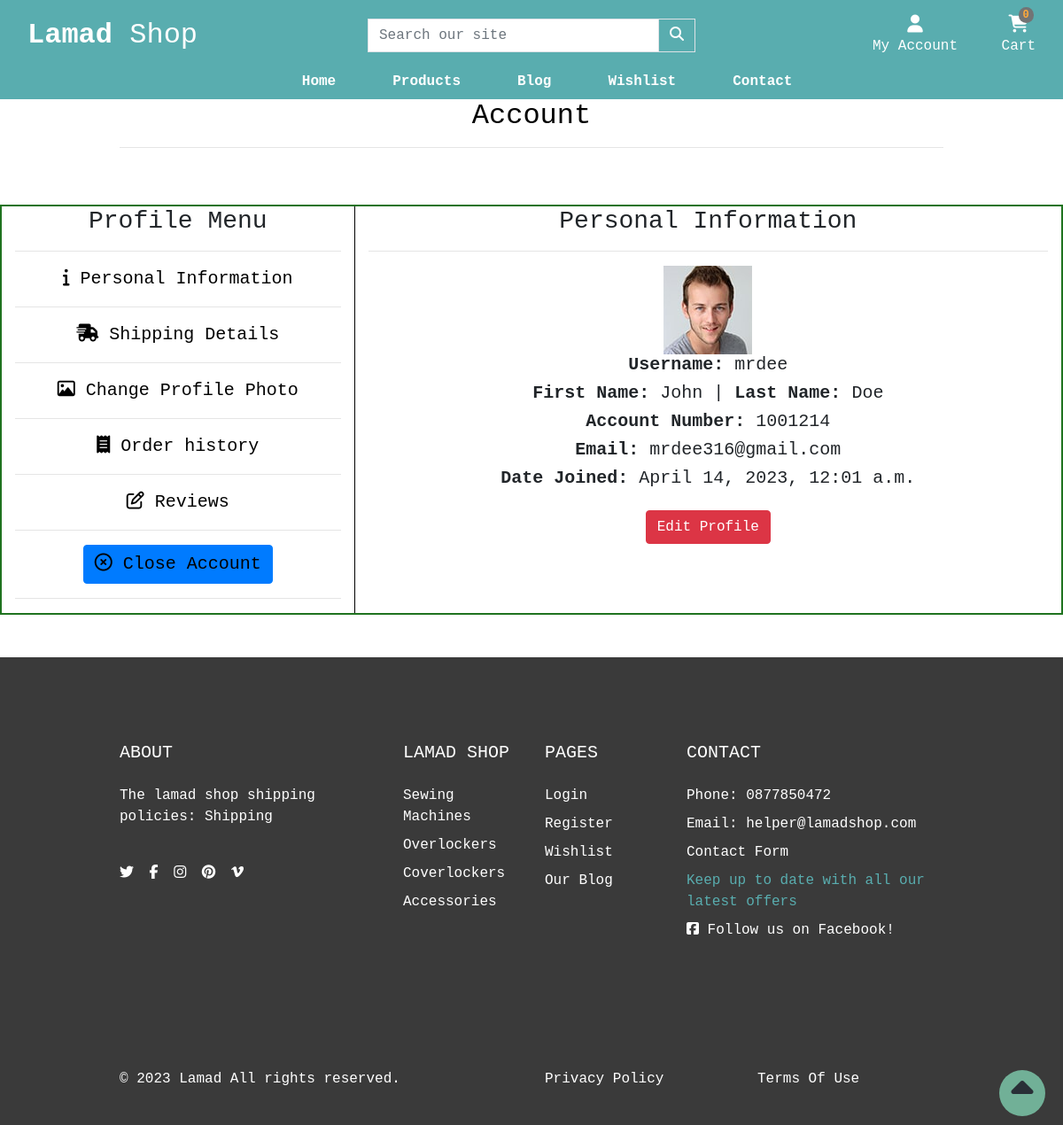
Screenshot of /account/ (signed in) with the database file from the repository.
### account/models.py (models this page shows, shortened)
class CustomUser(AbstractUser):
    username = models.CharField(max_length=20, unique=True)
    email = models.EmailField(_('email address'), unique=True, max_length=100)
    is_email_verified = models.BooleanField(default=False)

class Profile(models.Model):
    user = models.OneToOneField(settings.AUTH_USER_MODEL,
                                on_delete=models.CASCADE)
    street_address1 = models.CharField(blank=True, max_length=100, null=True)
    street_address2 = models.CharField(blank=True, default=00, max_length=100)
    town_or_city = models.CharField(blank=True, max_length=30)
    county = models.CharField(blank=True, default=00, max_length=30, null=True)
    postcode = models.CharField(blank=True, max_length=30)
    country = CountryField(blank=True, max_length=30)
    avatar = models.ImageField(blank=True, upload_to='profile_pics/')

### shop/models.py (models this page shows, shortened)
class Category(models.Model):
    name = models.CharField(max_length=100)
    slug = models.SlugField(max_length=100, unique=True)
    friendly_name = models.CharField(max_length=100, null=True, blank=True)
    description = models.TextField(max_length=250, blank=True)
    class Meta:
        verbose_name = 'category'
        verbose_name_plural = 'Categories'
    def get_absolute_url(self):
        return reverse('shop:products_by_category', args=[self.slug])

### account/views.py (the view)
# urls.py: path('', index, name='profile'),
@login_required(login_url='account/signin')
def index(request):
    template_name = 'account/profile.html'
    user = request.user
    context = {'user': user}
    return render(request, template_name, context)

### cart/contexts.py (called while the page is built, shortened)
def cart_contents(request):
    cart_items = []
    total = 0
    product_count = 0
    cart = request.session.get('cart', {})
    if total < settings.FREE_DELIVERY_THRESHOLD:
        delivery = total * Decimal(settings.STANDARD_DELIVERY_PERCENTAGE / 100)
        free_delivery_delta = settings.FREE_DELIVERY_THRESHOLD - total
    else:
        delivery = 0
        free_delivery_delta = 0
    grand_total = delivery + total
    context = {
        'cart_items': cart_items,
        'total': total,
        'product_count': product_count,
        'delivery': delivery,
        'free_delivery_delta': free_delivery_delta,
        'free_delivery_threshold': settings.FREE_DELIVERY_THRESHOLD,
        'grand_total': grand_total,
    }
    return context

### shop/contexts.py (called while the page is built)
def nav_menu(request):
    menu = Category.objects.all()
    return dict(menu=menu)

### account/templates/account/profile.html (shortened to what this page needs)
{% extends "base.html" %}
{% load static %}
{% block extra_css %}
    <link rel="stylesheet" href="{% static 'css/profile.css' %}">
{% endblock %}
{% block page_header %}
    <div class="container header-container">
        <div class="row">
            <div class="col text-center">
                <h2 class="text-black">Account</h2>
                <hr>
            </div>
        </div>
    </div>
{% endblock %}
{% block content %}
    <div class="container-fluid profile-container justify-content-space-around mt-5 mb-5">
        <div class="row text-center border-guide">
            <div class="col-xs-12 col-md-4 profile-menu-items">
                <h3>Profile Menu</h3>
                <hr>
                <ul class="profile-menu-list">
                    <li><a href="{% url 'account:profile' %}" class="menu-item active"><i class="fa-solid fa-info"></i> Personal Information</a></li><hr>
                    <li><a href="{% url 'account:shipping_details' %}" class="menu-item"><i class="fa-solid fa-truck-fast"></i> Shipping Details</a></li><hr>
                    <li><a href="{% url 'account:edit_image' user.id %}" class="menu-item"><i class="fa-regular fa-image"></i></i> Change Profile Photo</a></li><hr>
                    <li><a href="{% url 'account:order_history' %}" class="menu-item"><i class="fa-solid fa-receipt"></i> Order history</a></li><hr>
                    <li><a href="{% url 'account:reviews' %}" class="menu-item"><i class="far fa-edit"></i> Reviews</a></li><hr>
                    <li><a href="#" class="menu-item btn btn-primary" data-toggle="modal" data-target="#myCenteredModal"><i class="fa-regular fa-circle-xmark"></i> Close Account</a></li><hr>
                </ul>
            </div>
            <div class="col-xs-12 col-md-8 profile-options-items">
                <h3>Personal Information</h3>
                    <hr>
                {% if request.user.profile.avatar %}
                    <img src="{{user.profile.avatar.url}}" height="100px" alt="users profile image">
                {% else %}
                    <img src="{% static 'images/userimage.png' %}" height="100px" alt="default user image">
                {% endif %}
                <h5><strong>Username:</strong> {{ user.username }}</h5>
                <h5><strong>First Name:</strong> {{ user.first_name }} | <strong>Last Name:</strong> {{ user.last_name }}</h5>
                <h5><strong>Account Number:</strong> 100121{{ user.id }}</h5>
                <h5><strong>Email:</strong> {{ user.email }}</h5>
                <h5><strong>Date Joined:</strong> {{user.date_joined}}</h5>
                <a href="{% url 'account:edit_profile' user.id %}" class="btn btn-danger mt-3 mb-3">Edit Profile</a>
            </div>
        </div>
    </div>
{% endblock %}

### templates/base.html (shortened to what this page needs)
{% load static %}
<!doctype html>
<html lang="en">
  <head>
    {% block corecss %}
    <link rel="stylesheet" href="https://cdn.jsdelivr.net/npm/bootstrap@4.6.2/dist/css/bootstrap.min.css">
    <link rel="stylesheet" href="https://cdn.jsdelivr.net/npm/bootstrap-icons@1.10.3/font/bootstrap-icons.css">
    <link href="{% static 'css/base.css' %}" rel="stylesheet">
    {% endblock %}
    {% block extra_css %}{% endblock %}
  </head>
  <body>
    <header class="container-fluid">
        <div id="topnav" class="row nav-bg-color pt-lg-2 d-none d-lg-flex">
            <div class="col-12 col-lg-4 my-auto py-1 py-lg-0 text-center text-lg-left">
                <a href="{% url 'home:home' %}" class="nav-link main-logo-link">
                  <h2 class="logo-font text-white my-0"><strong>Lamad</strong> Shop</h2>
                </a>
            </div>
            <div class="col-12 col-lg-4 my-auto py-1 py-lg-0">
                <form method="GET" action="{% url 'shop:products' %}">
                    <div class="input-group w-100">
                        <input class="form-control border border-black rounded-0" type="text" name="q" placeholder="Search our site">
                        <div class="input-group-append">
                            <button class="form-control btn nav-bg-color border border-black rounded-0" type="submit" aria-label="Search our products">
                                <span class="icon">
                                    <i class="fas fa-search"></i>
                                </span>
                            </button>
                        </div>
                    </div>
                </form>
            </div>
            <div class="col-12 col-lg-4 my-auto py-1 py-lg-0">
                <ul class="list-inline list-unstyled text-center text-lg-right my-0">
                    <li class="list-inline-item dropdown">
                        <a class="text-sly nav-link" href="#" id="dt-user-options" data-toggle="dropdown" aria-haspopup="true" aria-expanded="false">
                            <div class="text-center">
                                {% if request.user.is_authenticated %}
                                    <div><i class="fas fa-user fa-lg"></i></div>
                                    <p class="my-0 text-white">My Account</p>
                                {% else %}
                                    <div><i class="fas fa-user fa-lg"></i></div>
                                    <p class="my-0 text-white">Login / Sign Up</p>
                                {% endif %}
                            </div>
                        </a>
                    </li>
                    <li class="list-inline-item">
                        <a class="{% if grand_total %}text-info font-weight-bold{% else %}text-white{% endif %} nav-link" href="{% url 'cart:cart' %}">
                            <div class="text-center">
                                <div><span class="position-absolute top-0 left-100 translate-middle badge rounded-pill bg-light my-button">{{ request.session.cart.keys | length }}</span></div>
                                <div><i class="fa-solid fa-cart-shopping fa-lg"></i></div>
                                <p class="my-0 cart-amount">
                                    {% if grand_total %}
                                        ${{ grand_total|floatformat:2 }}
                                    {% else %}
                                        Cart
                                    {% endif %}
                                </p>
                            </div>
                        </a>
                    </li>
                </ul>
            </div>
        </div>
        <div class="row second-nav">
            <nav class="navbar navbar-expand-lg navbar-dark text-sly w-100">
                    {% include 'includes/mobile-top-header.html' %}
                    {% include 'includes/main-nav.html' %}
            </nav>
        </div>
    </header>
    {% block page_header %}
    {% endblock %}
    {% block content %}
    {% endblock %}
    <a href="#" id="to-top" aria-label="move to top of page">
      <span class="move_to_top">
        <i class="fas fa-caret-up"></i>
      </span>
    </a>
     <footer class="footer" style="background: #3a3a3a">
        <div class="py-5">
          <div class="container py-5">
            <div class="row gx-5 gy-4">
              <div class="col-lg-4">
                 <h5 class="text-white text-uppercase mb-4">ABOUT</h5>
                 <p class="text-white">The lamad shop shipping policies: <a href="{% url 'contact:shipping' %}" class='text-white'>Shipping</a></p>
                 <br>
                <ul class="list-inline mb-0">
                  <li class="list-inline-item me-3"><a class="reset-anchor" href="https://twitter.com" target="_blank" rel="noopener" aria-label="Visit our twitter page(opens on a new tab)"><i class="fab fa-twitter"></i></a></li>
                  <li class="list-inline-item me-3"><a class="reset-anchor" href="https://facebook.com" target="_blank" rel="noopener" aria-label="Visit our facebook page(opens on a new tab)"><i class="fab fa-facebook-f"></i></a></li>
                  <li class="list-inline-item me-3"><a class="reset-anchor" href="https://instagram.com" target="_blank" rel="noopener" aria-label="Visit our instagram page(opens on a new tab)"><i class="fab fa-instagram"></i></a></li>
                  <li class="list-inline-item me-3"><a class="reset-anchor" href="https://pinterest.com" target="_blank" rel="noopener" aria-label="Visit our pinterest page(opens on a new tab)"><i class="fab fa-pinterest"></i></a></li>
                  <li class="list-inline-item"><a class="reset-anchor" href="https://vimeo.com" target="_blank" rel="noopener" aria-label="Visit our vimeo page(opens on a new tab)"><i class="fab fa-vimeo-v"></i></a></li>
                </ul>
              </div>
              <div class="col-lg-2 col-md-6">
                <h5 class="text-white text-uppercase mb-4">Lamad Shop</h5>
                <ul class="list-unstyled text-sm fw-normal mb-0">
                  {% for category in menu %}
                  <li class="mb-1 pb-1"><a href="{{ category.get_absolute_url }}" class="reset-anchor">{{category.name}}</a></li>
                  {% endfor %}
                </ul>
              </div>
              <div class="col-lg-2 col-md-6">
                <h5 class="text-white text-uppercase mb-4">Pages</h5>
                <ul class="list-unstyled text-sm fw-normal mb-0">
                  <li class="mb-1 pb-1"> <a class="reset-anchor" href="{% url 'account:signin' %}">Login</a></li>
                  <li class="mb-1 pb-1"> <a class="reset-anchor" href="{% url 'account:register' %}">Register</a></li>
                  <li class="mb-1 pb-1"> <a class="reset-anchor" href="{% url 'wishlist:wish_list' %}">Wishlist</a></li>
                  <li class="mb-1 pb-1"> <a class="reset-anchor" href="{% url 'blog:articles' %}">Our Blog</a></li>
                </ul>
              </div>
              <div class="newsletter col-lg-4">
                <h5 class="text-white text-uppercase mb-4">Contact</h5>
                <ul class="list-unstyled text-sm fw-normal mb-0">
                  <li class="mb-1 pb-1 text-white">Phone: 0877850472</li>
                  <li class="mb-1 pb-1 text-white">Email: helper@lamadshop.com</li>
                  <li class="mb-1 pb-1"><a href="{% url 'contact:contact' %}" class="reset-anchor">Contact Form</a></li>
                  <li class="mb-1 pb-1 text-sly">Keep up to date with all our latest offers</li>
                  <li class="mb-1 pb-1 text-white"><a href="https://www.facebook.com/profile.php?id=100091956826416" target="_blank" rel="noopener" aria-label="Visit us (opens on a new tab)"><i class="fab fa-facebook-square"></i> Follow us on Facebook!</a></li>
                </ul>
              </div>
            </div>
          </div>
        </div>
        <div class="copyrights py-4" style="background: #3a3a3a">
          <div class="container py-3">
            <div class="row align-items-center gy-3">
              <div class="col-md-6">
                <p class="mb-0 text-sm fw-normal text-white">&copy; 2023 <a class="reset-anchor text-white" href="{% url 'home:home' %}">Lamad</a> All rights reserved.</p>
              </div>
              <div class="col-md-3">
                <p class="mb-0 text-sm fw-normal text-sly"><a class="reset-anchor text-white" href="{% url 'home:privacy' %}">Privacy Policy</a></p>
              </div>
              <div class="col-md-3">
                <p class="mb-0 text-sm fw-normal text-sly"><a class="reset-anchor text-white" href="{% url 'home:terms' %}">Terms Of Use</a></p>
              </div>
            </div>
          </div>
        </div>
      </footer>
  </body>
</html>

### static/css/base.css (style rules this page uses)
html { height: 100%; }
body { font-family: 'Courier New', Courier, monospace; background-color: #fff; }
.nav-bg-color { background-color: #59adaf; }
a { color: black; }
li > a { color: white; }
.rounded-pill { border-radius: 60rem!important; }
.top-0 { top: 0!important; }
.bg-light { background-color: #727475 !important; }
.my-button { color: #fda93b; }
.text-white { color: white; }
.navbar { padding: 0; }
.second-nav { padding: 0; background-color:#59adaf; min-width: 100%; }
.fas { color: #fff; }
.fa-cart-shopping { color: #fff; }
.text-sly { color: #59adaf !important; }
.main-logo-link { width: fit-content; }
.cart-amount { color: #fff; }
.text-black { color: #000; }
li { list-style-type: none; }
#to-top { text-decoration: none; align-items: center; position: fixed; bottom: 10px; right: 20px; z-index: 10000; }
#to-top>span { width: 52px; height: 52px; border-radius: 52px; text-decoration: none; line-height: 52px; background-color: rgba(137, 227, 191, 0.7); border: 2px solid transparent; text-align: center; }
#to-top i { color: #292F36; font-size: 250%; }
.move_to_top { position: relative; display: inline-block; vertical-align: middle; }
@media (min-width: 1200px) { .container { max-width: 80%; } }

### static/css/profile.css (style rules this page uses)
.profile-menu-items { min-height: 100%; border-right: solid black 1px; }
.profile-options-items { height: 100%; }
.profile-menu-list { margin: 0; padding: 0; }
.menu-item { color: black; font-size: 20px; }
.fa-image:before { content: "\f03e"; color: black; }
.border-guide { border: 2px solid rgb(31, 115, 31)!important; }

### rows the page displays
CustomUser: profile.avatar (picture), username "mrdee", first_name "John", last_name "Doe", id "4", email "mrdee316@gmail.com", date_joined "April 14, 2023, 12:01 a.m."
Category: name "Sewing Machines"
Category: name "Overlockers"
Category: name "Coverlockers"
Category: name "Accessories"

### other values shown
{{ request.session.cart.keys | length }} "0"
